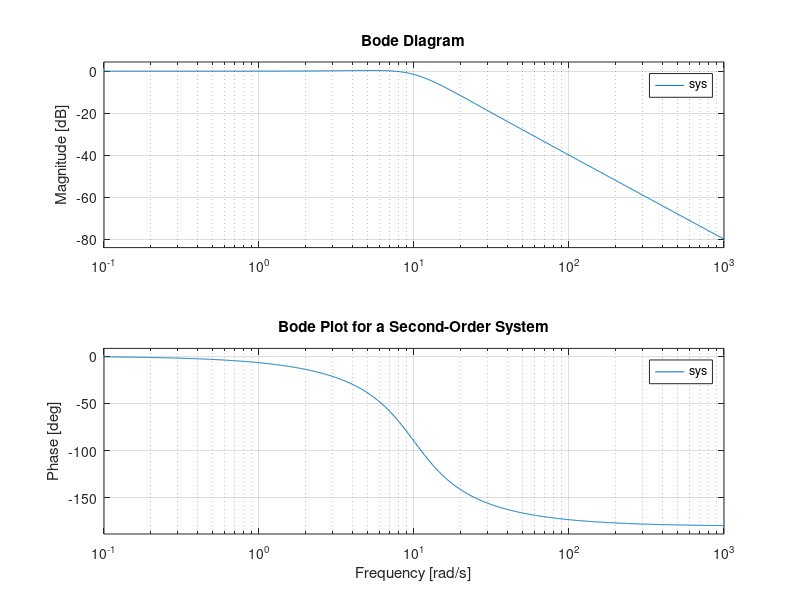

This figure's MATLAB source:
%p.101
zeta = 0.6;
omega_n = 10;

% G(s) = omega_n^2 / (s^2 + 2*zeta*omega_n*s + omega_n^2)
numerator = omega_n^2;
denominator = [1, 2*zeta*omega_n, omega_n^2];
sys = tf(numerator, denominator);

bode(sys);
grid on;
title('Bode Plot for a Second-Order System');